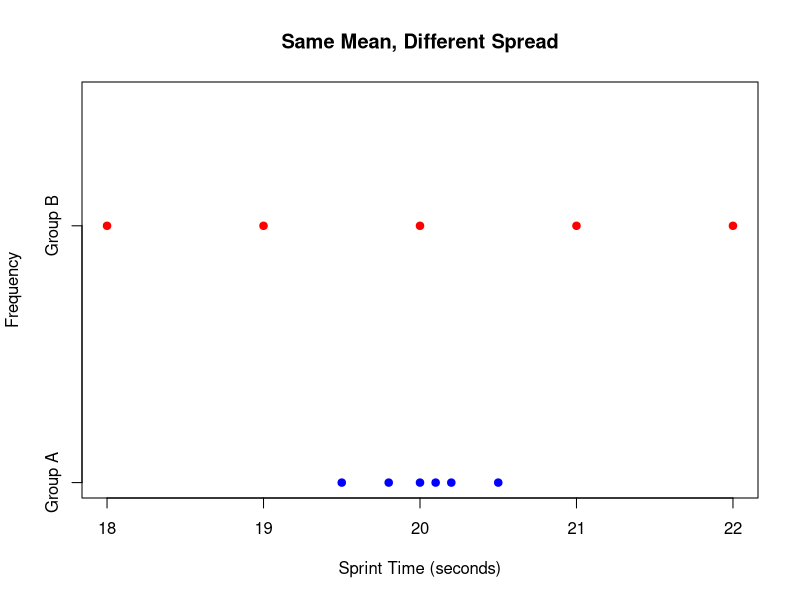
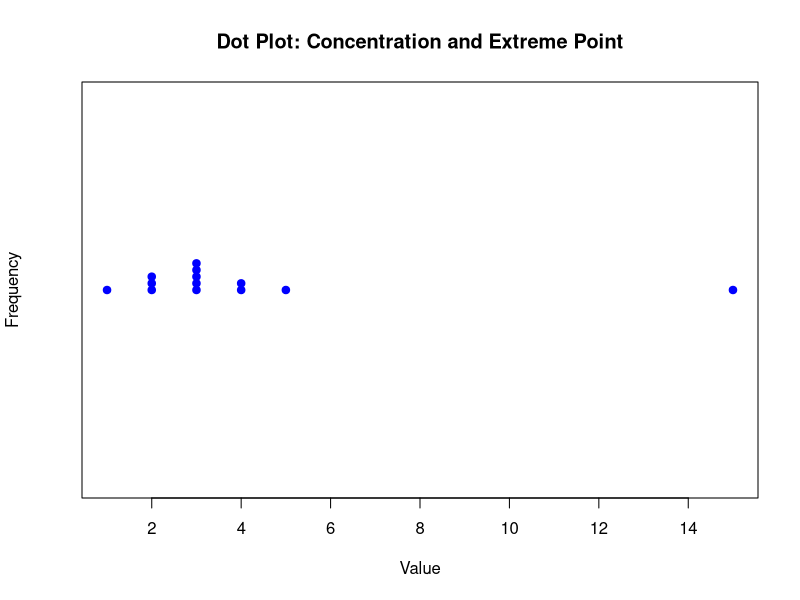
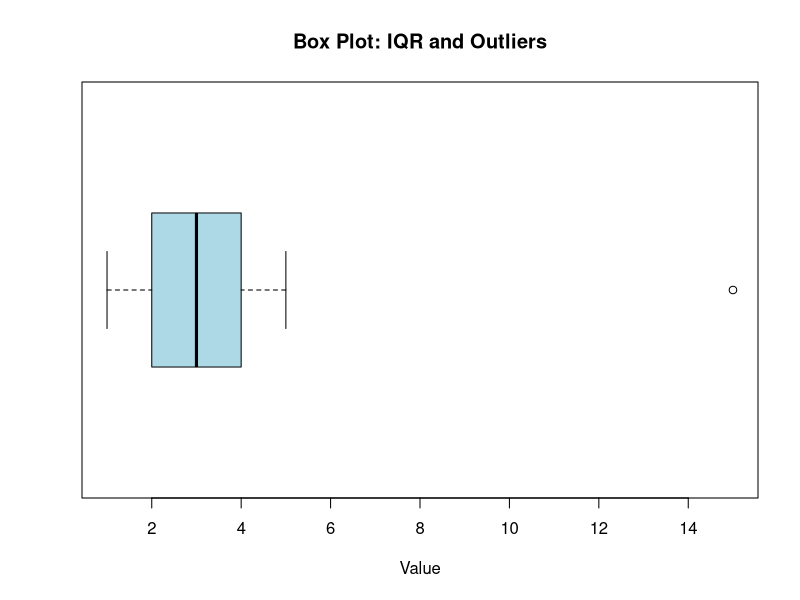
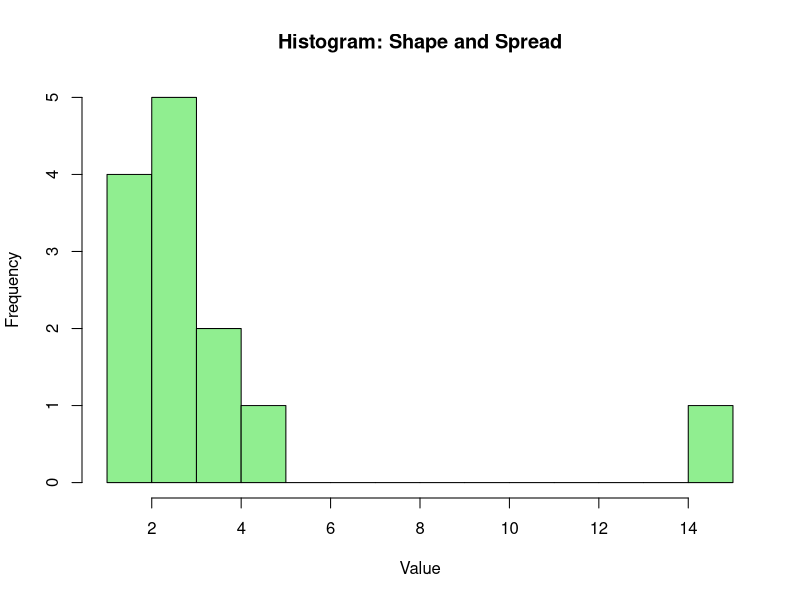
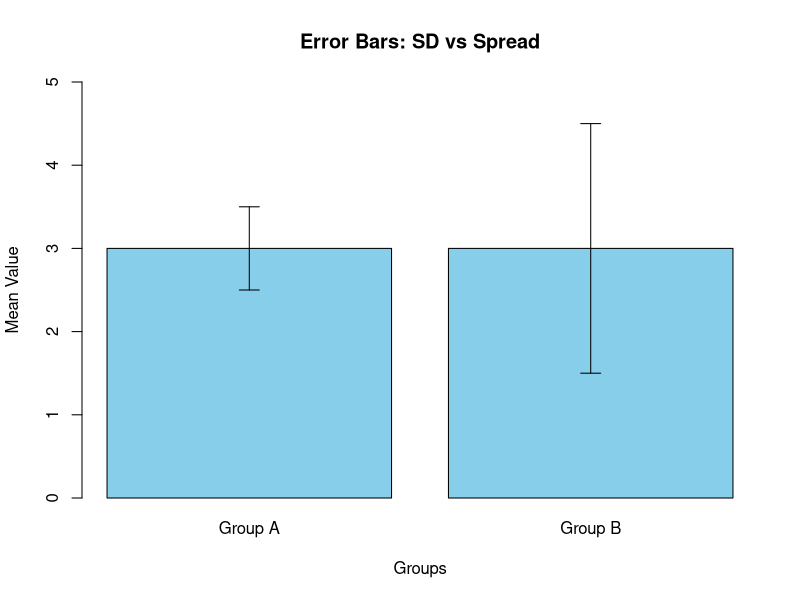

These figures' R source, in order:
## ---- chunk 1
#| label: fig-same-mean-diff-spread
#| fig-cap: "Dot plots showing two groups with identical means but different variability"
#| code-fold: true
# Group A: tightly clustered around 20
groupA <- c(19.5, 19.8, 20.0, 20.1, 20.2, 20.5)

# Group B: scattered around 20
groupB <- c(18.0, 19.0, 20.0, 21.0, 22.0)

# Combine data
all_data <- c(groupA, groupB)
groups <- factor(c(rep("Group A", length(groupA)), rep("Group B", length(groupB))))

# Create side-by-side dot plots
stripchart(all_data ~ groups, method = "stack", pch = 19, 
           col = c("blue", "red"), main = "Same Mean, Different Spread", 
           xlab = "Sprint Time (seconds)", ylab = "Frequency")
## ---- chunk 2
#| label: fig-dotplot
#| fig-cap: "Dot plot illustrating concentration of values with an extreme outlier"
#| code-fold: true
# Create a dataset with concentrated values and an extreme point
data <- c(1, 2, 2, 2, 3, 3, 3, 3, 3, 4, 4, 5, 15)

# Create a dot plot
stripchart(data, method = "stack", pch = 19, col = "blue", 
           main = "Dot Plot: Concentration and Extreme Point", 
           xlab = "Value", ylab = "Frequency")
## ---- chunk 3
#| label: fig-boxplot
#| fig-cap: "Box plot showing the interquartile range and outliers"
#| code-fold: true
# Create a dataset with concentrated values and an extreme point
data <- c(1, 2, 2, 2, 3, 3, 3, 3, 3, 4, 4, 5, 15)

# Create a box plot
boxplot(data, horizontal = TRUE, col = "lightblue", 
        main = "Box Plot: IQR and Outliers", 
        xlab = "Value")
## ---- chunk 4
#| label: fig-histogram
#| fig-cap: "Histogram showing distribution shape and spread with an outlier"
#| code-fold: true
# Create a dataset with concentrated values and an extreme point
data <- c(1, 2, 2, 2, 3, 3, 3, 3, 3, 4, 4, 5, 15)

# Create a histogram
hist(data, breaks = 10, col = "lightgreen", 
     main = "Histogram: Shape and Spread", 
     xlab = "Value", ylab = "Frequency")
## ---- chunk 5
#| label: fig-errorbars
#| fig-cap: "Bar plot with standard deviation error bars showing different spreads"
#| code-fold: true
# Sample data: two groups with same mean but different SD
means <- c(3.0, 3.0)
sds <- c(0.5, 1.5)
groups <- c("Group A", "Group B")

# Create bar plot
bar_positions <- barplot(means, names.arg = groups, col = "skyblue", 
                         ylim = c(0, 5), main = "Error Bars: SD vs Spread", 
                         ylab = "Mean Value", xlab = "Groups")

# Add error bars (SD)
arrows(bar_positions, means - sds, bar_positions, means + sds, 
       angle = 90, code = 3, length = 0.1, col = "black")
